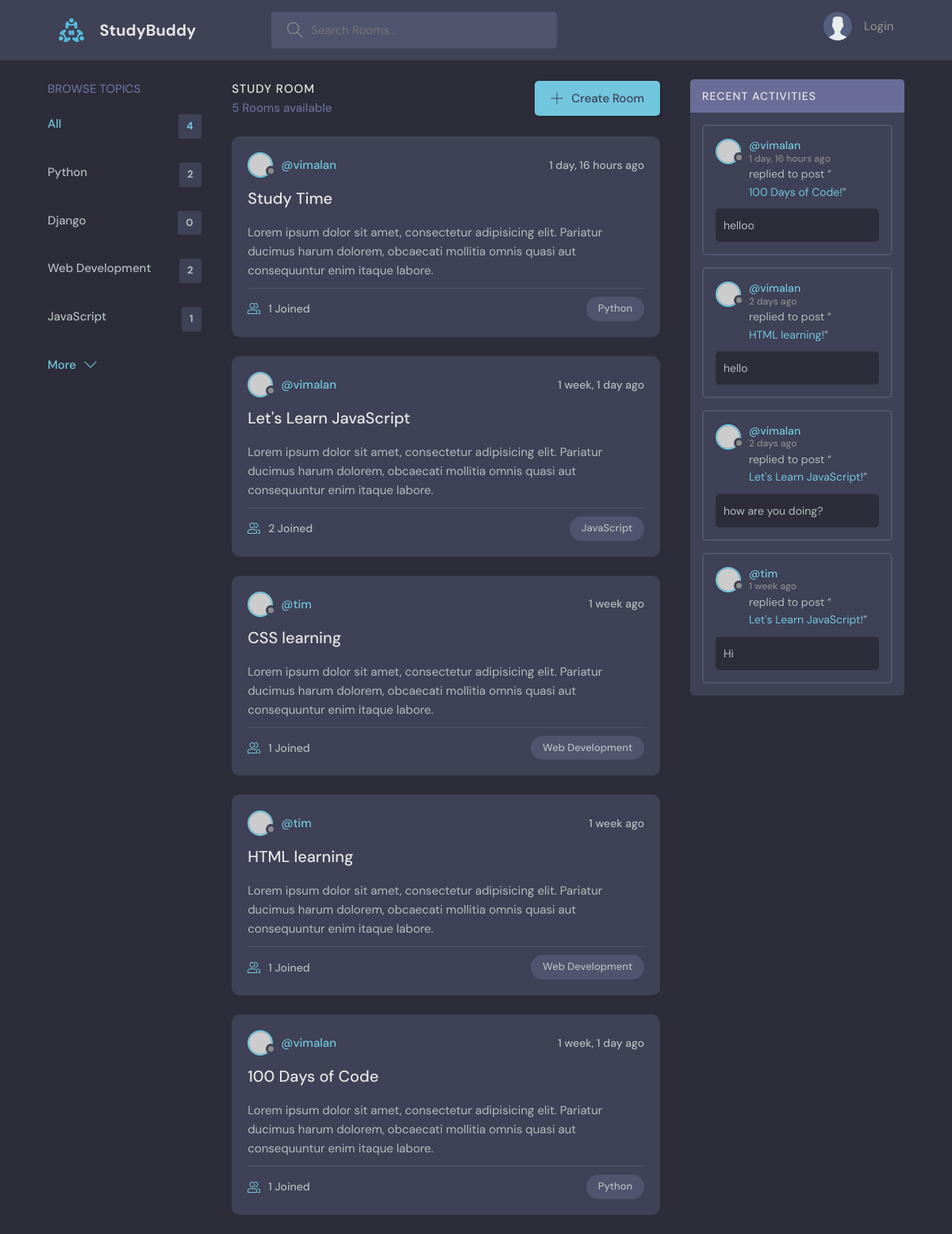
The page / on the database its author committed.
### base/models.py (models this page shows, shortened)
class Topic(models.Model):
    name = models.CharField(max_length=200)

class Room(models.Model):
    host=models.ForeignKey(User, on_delete=models.SET_NULL, null=True)
    topic = models.ForeignKey(Topic, on_delete=models.SET_NULL, null=True)
    name = models.CharField(max_length=200)
    description = models.TextField(null=True, blank=True)
    participants = models.ManyToManyField(User, related_name='participants', blank=True)
    updated = models.DateTimeField(auto_now=True)
    created = models.DateTimeField(auto_now_add=True)
    class Meta:
        ordering=['-updated', '-created']
    def __str__(self):
        return self.name

class Message(models.Model):
    user = models.ForeignKey(User, on_delete=models.CASCADE)
    room = models.ForeignKey(Room, on_delete=models.CASCADE)
    body = models.TextField()
    updated = models.DateTimeField(auto_now=True)
    created = models.DateTimeField(auto_now_add=True)
    class Meta:
        ordering=['-updated', '-created']
    def __str__(self) :
        return self.body[0:50]

### base/views.py (the view)
# urls.py: path('', views.home, name="home"),
def home(request):
    q = request.GET.get('q') if request.GET.get('q') != None else ''
    rooms = Room.objects.filter(
        Q(topic__name__icontains=q) |
        Q(name__icontains=q) |
        Q(description__icontains=q)
        )
    topics = Topic.objects.all()
    room_count = rooms.count()
    room_messages = Message.objects.filter(Q(room__topic__name__icontains=q))
    context = {'rooms':rooms, 'topics':topics, 'room_count':room_count, 'room_messages':room_messages}
    return render(request,'base/home.html', context)

### base/templates/base/home.html (shortened to what this page needs)
{% extends 'main.html' %}
{% block content %}
    <main class="layout layout--3">
      <div class="container">
        {% include 'base/topics_component.html' %}
        <div class="roomList">
          <div class="roomList__header">
            <div>
              <h2>Study Room</h2>
              <p>{{room_count}}  Rooms available</p>
            </div>
            <a class="btn btn--main" href="{% url 'create-room' %}">
              <svg version="1.1" xmlns="http://www.w3.org/2000/svg" width="32" height="32" viewBox="0 0 32 32">
                <title>add</title>
                <path
                  d="M16.943 0.943h-1.885v14.115h-14.115v1.885h14.115v14.115h1.885v-14.115h14.115v-1.885h-14.115v-14.115z"
                ></path>
              </svg>
              Create Room
            </a>
          </div>
          {% include 'base/feed_component.html' %}
        </div>
        {% include 'base/activity_component.html' %}
      </div>
    </main>
{% endblock content %}

### base/templates/base/topics_component.html
<div class="topics">
    <div class="topics__header">
      <h2>Browse Topics</h2>
    </div>
    <ul class="topics__list">
      <li>
        <a href="{% url 'home' %}  " class="active">All <span>{{topics.count}}</span></a>
      </li>
{% for topic in topics %}
      <li>
        <a href="{% url 'home' %}?q={{topic.name}}">{{topic.name}} <span>{{topic.room_set.all.count}}</span></a>
      </li>
      {% endfor %}
    </ul>
    <a class="btn btn--link" href="topics.html">
      More
      <svg version="1.1" xmlns="http://www.w3.org/2000/svg" width="32" height="32" viewBox="0 0 32 32">
        <title>chevron-down</title>
        <path d="M16 21l-13-13h-3l16 16 16-16h-3l-13 13z"></path>
      </svg>
    </a>
  </div>

### base/templates/base/feed_component.html (shortened to what this page needs)
{% for room in rooms %}
<div class="roomListRoom">
    <div class="roomListRoom__header">
      <a href="{% url 'user-profile' room.host.id %}" class="roomListRoom__author">
        <div class="avatar avatar--small">
          <img src="https://randomuser.me/api/portraits/women/11.jpg" />
        </div>
        <span>@{{room.host.username}}</span>
      </a>
      <div class="roomListRoom__actions">
        <span>{{room.created|timesince}} ago</span>
      </div>
    </div>
    <div class="roomListRoom__content">
      <a href="{% url 'room' room.id %}">{{room.name}}</a>
      <p>
        Lorem ipsum dolor sit amet, consectetur adipisicing elit. Pariatur ducimus harum dolorem, obcaecati
        mollitia omnis quasi aut consequuntur enim itaque labore.
      </p>
    </div>
    <div class="roomListRoom__meta">
      <a href="{% url 'room' room.id %}" class="roomListRoom__joined">
        {{room.participants.all.count}} Joined
      </a>
      <p class="roomListRoom__topic">{{room.topic.name}}</p>
    </div>
  </div>
{% endfor %}

### base/templates/base/activity_component.html (shortened to what this page needs)
<div class="activities">
   <div class="activities__header">
     <h2>Recent Activities</h2>
   </div>
   {% for message in room_messages %}
   <div class="activities__box">
     <div class="activities__boxHeader roomListRoom__header">
       <a href="{% url 'user-profile' message.user.id %}" class="roomListRoom__author">
         <div class="avatar avatar--small">
           <img src="https://randomuser.me/api/portraits/women/11.jpg" />
         </div>
         <p>
           @{{message.user}}
           <span>{{message.created|timesince}} ago</span>
         </p>
       </a>
     </div>
     <div class="activities__boxContent">
       <p>replied to post “<a href="{% url 'room' message.room.id %}">{{message.room}}!</a>”</p>
       <div class="activities__boxRoomContent">{{message}}
       </div>
     </div>
   </div>
   {% endfor %}
 </div>

### rows shown on the page
Topic: name "Python", room_set.all.count "2"
Topic: name "Django", room_set.all.count "0"
Topic: name "Web Development", room_set.all.count "2"
Topic: name "JavaScript", room_set.all.count "1"
Room: host.username "vimalan", created "1 day, 16 hours", name "Study Time", participants.all.count "1", topic.name "Python"
Room: host.username "vimalan", created "1 week, 1 day", name "Let's Learn JavaScript", participants.all.count "2", topic.name "JavaScript"
Room: host.username "tim", created "1 week", name "CSS learning", participants.all.count "1", topic.name "Web Development"
Room: host.username "tim", created "1 week", name "HTML learning", participants.all.count "1", topic.name "Web Development"
Room: host.username "vimalan", created "1 week, 1 day", name "100 Days of Code", participants.all.count "1", topic.name "Python"
Message: user "vimalan", created "1 day, 16 hours", room "100 Days of Code", body "helloo"
Message: user "vimalan", created "2 days", room "HTML learning", body "hello"
Message: user "vimalan", created "2 days", room "Let's Learn JavaScript", body "how are you doing?"
Message: user "tim", created "1 week", room "Let's Learn JavaScript", body "Hi"

### other values the page prints
{{ topics.count }} "4"
{{ room_count }} "5"
